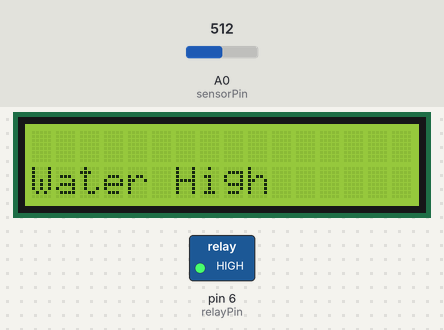
A sketch run on a simulated Arduino Uno, built with avr-gcc and run on an emulated ATmega328P. Shown: 16×2 character LCD, switched loads named in the sketch (green lamp = pin HIGH). The test bench sets the inputs (shaded band); at power-on: A0 (sensorPin) = 512. Pins used as bus, display or sensor lines are not drawn; what the sketch prints to the serial monitor is not drawn.

Above: at 1.2 s.
1.3 s: A0 (sensorPin) set to 484
At 2.7 s:
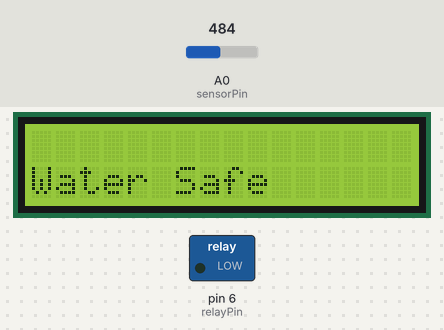
3.6 s: A0 (sensorPin) set to 1023
At 5.3 s:
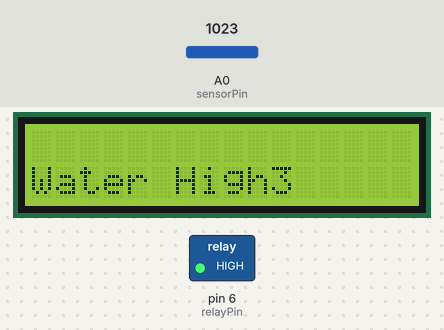
5.7 s: A0 (sensorPin) set to 490
At 6.8 s:
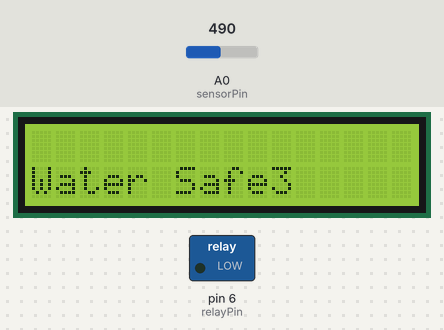
7.7 s: A0 (sensorPin) set to 510
At 9.3 s:
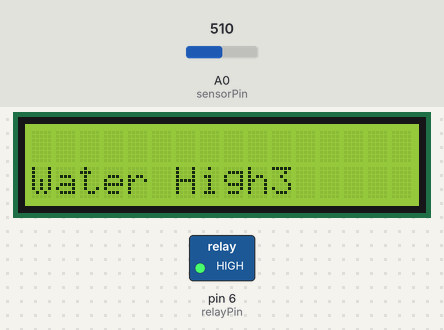
9.8 s: A0 (sensorPin) set to 306
At 10.7 s:
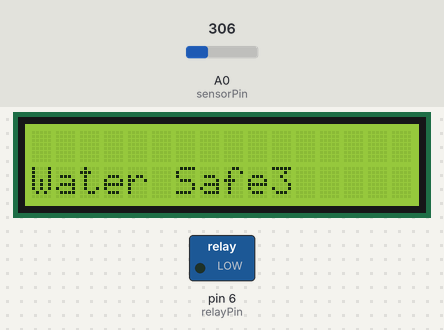
Timing chart, 0 to 12.8 s (numbered marks = the images above; inputs shaded):
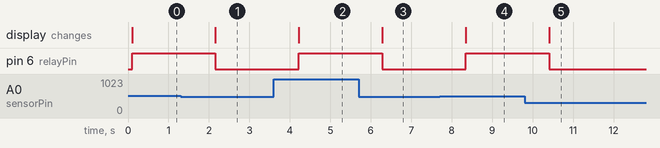

The sketch:

water_sensor_test.ino
```cpp
#include <Wire.h>
#include <LiquidCrystal_I2C.h>

// Sensor pins
#define sensorPower 2
#define sensorPin A0

#define relayPin 6

// Create LCD object (address 0x27 is common for many I2C LCDs, but you might need to adjust it based on your setup)
LiquidCrystal_I2C lcd(0x27, 16, 2); // Adjust I2C address and size if needed

// Value for storing water level
int val = 0;

void setup() {
  // Set D7 as an OUTPUT
  pinMode(sensorPower, OUTPUT);
  pinMode(relayPin, OUTPUT);

  // Set to LOW so no power flows through the sensor initially
  digitalWrite(sensorPower, LOW);
  digitalWrite(relayPin, LOW);

  Serial.begin(9600);

  // Initialize LCD
  lcd.begin();
  lcd.backlight();  // Turn on the LCD backlight
  lcd.clear();      // Clear the display
  lcd.setCursor(0, 0); // Move cursor to the first line

}

void loop() {
  // Get the reading from the sensor
  int level = readSensor();

  // Print the water level to the serial monitor
  Serial.print("Water level: ");
  Serial.println(level);

  // Display water level on LCD
  lcd.setCursor(0, 1); // Move cursor to the second line
  lcd.print("Level: ");
  lcd.print(level); // Print the actual sensor value on the LCD

  // Check if water level is high (above 500)
  if (level > 500) {
    lcd.setCursor(0, 1); // Move cursor back to second line to overwrite
    lcd.print("Water High");  // Display message when water level is high

    // If you want to show a custom message like "CHC", you can replace it
    // lcd.print("CHC");

    // Optional: Activate relay or other actions if needed
    digitalWrite(relayPin, HIGH);  // Turn on relay if water level is high
  } else {
    // If water level is not high, just display the normal level
    lcd.setCursor(0, 1);  // Move cursor to the second line again
    lcd.print("Water Safe"); // Display message if water level is safe
    digitalWrite(relayPin, LOW);  // Turn off relay if water level is safe
  }

  delay(1000);  // Update every second
}

// Function to read the sensor and return the value
int readSensor() {
  digitalWrite(sensorPower, HIGH);  // Turn the sensor ON
  delay(10);                        // Wait 10 milliseconds
  val = analogRead(sensorPin);      // Read the analog value from the sensor
  digitalWrite(sensorPower, LOW);   // Turn the sensor OFF
  return val;                       // Return the current reading
}
```

Measured:
- the behaviour switches between 501 and 500 on A0 (sensorPin) (found by bisection; images 0 and 1)
- after the input at 1.3 s, pin 6 (relayPin): HIGH → LOW after 0.86 s; the display: changes after 0.86 s (image 1)
- after the input at 3.6 s, pin 6 (relayPin): LOW → HIGH after 0.62 s; the display: changes after 0.62 s (image 2)
- after the input at 5.7 s, pin 6 (relayPin): HIGH → LOW after 0.58 s; the display: changes after 0.58 s (image 3)
- after the input at 7.7 s, pin 6 (relayPin): LOW → HIGH after 0.65 s; the display: changes after 0.65 s (image 4)
- after the input at 9.8 s, pin 6 (relayPin): HIGH → LOW after 0.61 s; the display: changes after 0.61 s (image 5)
